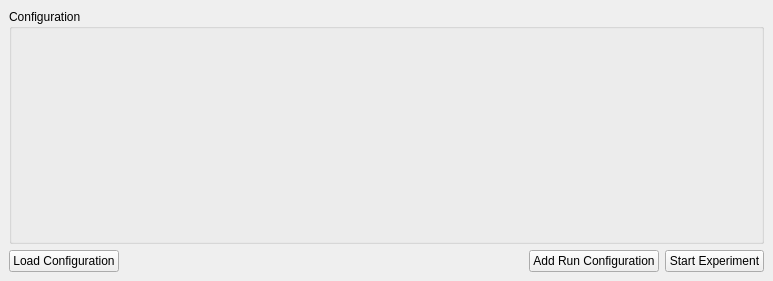
<?xml version="1.0" encoding="UTF-8"?>
<ui version="4.0">
 <class>stack_widget</class>
 <widget class="QStackedWidget" name="stack_widget">
  <property name="geometry">
   <rect>
    <x>0</x>
    <y>0</y>
    <width>773</width>
    <height>281</height>
   </rect>
  </property>
  <property name="windowTitle">
   <string>StackedWidget</string>
  </property>
  <property name="currentIndex">
   <number>0</number>
  </property>
  <widget class="QWidget" name="conf_page">
   <layout class="QGridLayout" name="gridLayout">
    <item row="0" column="0">
     <widget class="QGroupBox" name="conf_box">
      <property name="title">
       <string>Configuration</string>
      </property>
      <layout class="QGridLayout" name="gridLayout_4"/>
     </widget>
    </item>
    <item row="1" column="0">
     <layout class="QHBoxLayout" name="start_layout">
      <property name="sizeConstraint">
       <enum>QLayout::SetDefaultConstraint</enum>
      </property>
      <item>
       <widget class="QPushButton" name="load_conf_button">
        <property name="text">
         <string>Load Configuration</string>
        </property>
       </widget>
      </item>
      <item>
       <spacer name="start_spacer">
        <property name="orientation">
         <enum>Qt::Horizontal</enum>
        </property>
        <property name="sizeHint" stdset="0">
         <size>
          <width>40</width>
          <height>20</height>
         </size>
        </property>
       </spacer>
      </item>
      <item>
       <widget class="QPushButton" name="add_run_button">
        <property name="text">
         <string>Add Run Configuration</string>
        </property>
       </widget>
      </item>
      <item>
       <widget class="QPushButton" name="start_button">
        <property name="text">
         <string>Start Experiment</string>
        </property>
       </widget>
      </item>
     </layout>
    </item>
   </layout>
  </widget>
  <widget class="QWidget" name="run_page">
   <layout class="QGridLayout" name="gridLayout_2">
    <item row="0" column="0">
     <widget class="QGroupBox" name="run_box">
      <property name="title">
       <string>Running</string>
      </property>
      <layout class="QGridLayout" name="gridLayout_5"/>
     </widget>
    </item>
    <item row="1" column="0">
     <layout class="QHBoxLayout" name="run_bottom">
      <item>
       <widget class="QPushButton" name="run_stop_button">
        <property name="enabled">
         <bool>true</bool>
        </property>
        <property name="sizePolicy">
         <sizepolicy hsizetype="Minimum" vsizetype="Maximum">
          <horstretch>0</horstretch>
          <verstretch>0</verstretch>
         </sizepolicy>
        </property>
        <property name="maximumSize">
         <size>
          <width>16777215</width>
          <height>75</height>
         </size>
        </property>
        <property name="font">
         <font>
          <weight>75</weight>
          <bold>true</bold>
          <kerning>false</kerning>
         </font>
        </property>
        <property name="text">
         <string>STOP</string>
        </property>
       </widget>
      </item>
      <item>
       <widget class="QGroupBox" name="progress_box">
        <property name="title">
         <string>Progress</string>
        </property>
        <layout class="QGridLayout" name="gridLayout_7">
         <item row="1" column="1">
          <widget class="QProgressBar" name="progress_bar">
           <property name="value">
            <number>24</number>
           </property>
          </widget>
         </item>
         <item row="0" column="1">
          <widget class="QLabel" name="progress_label">
           <property name="text">
            <string>TextLabel</string>
           </property>
          </widget>
         </item>
        </layout>
       </widget>
      </item>
     </layout>
    </item>
   </layout>
  </widget>
  <widget class="QWidget" name="data_page">
   <layout class="QGridLayout" name="gridLayout_3">
    <item row="5" column="0">
     <layout class="QHBoxLayout" name="data_button_layout">
      <item>
       <widget class="QPushButton" name="data_save_docs_htm_button">
        <property name="text">
         <string>Variable Documentation (html)</string>
        </property>
       </widget>
      </item>
      <item>
       <widget class="QPushButton" name="data_save_docs_mkd_button">
        <property name="text">
         <string>Variable Documentation (markdown)</string>
        </property>
       </widget>
      </item>
      <item>
       <spacer name="data_button_spacer">
        <property name="orientation">
         <enum>Qt::Horizontal</enum>
        </property>
        <property name="sizeHint" stdset="0">
         <size>
          <width>40</width>
          <height>20</height>
         </size>
        </property>
       </spacer>
      </item>
      <item>
       <widget class="QPushButton" name="data_save_mat_button">
        <property name="text">
         <string>Save as Matlab</string>
        </property>
       </widget>
      </item>
      <item>
       <widget class="QPushButton" name="data_save_csv_button">
        <property name="text">
         <string>Save as CSV</string>
        </property>
       </widget>
      </item>
     </layout>
    </item>
    <item row="0" column="0">
     <widget class="QGroupBox" name="data_box">
      <property name="title">
       <string>Data</string>
      </property>
      <layout class="QGridLayout" name="gridLayout_6"/>
     </widget>
    </item>
    <item row="7" column="0">
     <widget class="QTableView" name="data_table"/>
    </item>
   </layout>
  </widget>
 </widget>
 <resources/>
 <connections/>
</ui>
